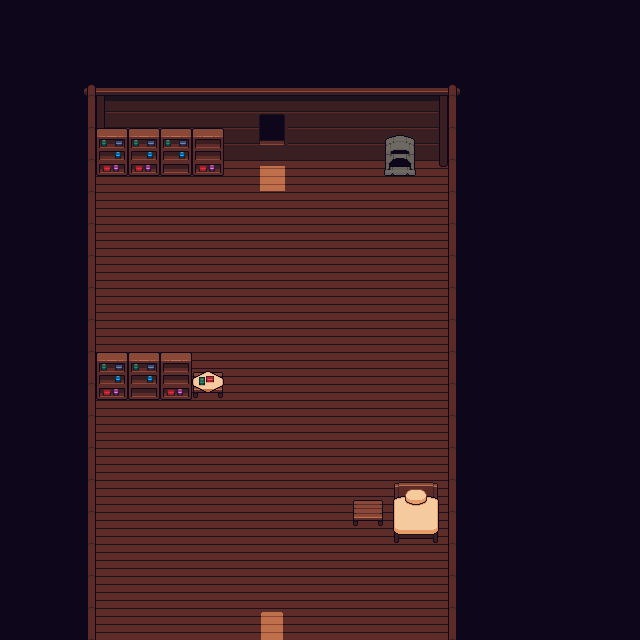

Tiled map render using the project's own tile images. Description and the map definition, with tile-layer contents summarised, below:
An orthogonal 20x20 tile map with 32x32 px tiles, 6 tile layers (background, path, shadows1, shadows2, ...) and 31 objects (11x collision, sign_56, enter_village4, spawn_maison3, sign_64, ...).

<map version="1.9" tiledversion="1.9.2" orientation="orthogonal" renderorder="right-down" width="20" height="20" tilewidth="32" tileheight="32" infinite="0" nextlayerid="9" nextobjectid="36">
 <tileset firstgid="1" source="tiled_ressources/tilesets/aurora.tsx" />
 <layer id="1" name="background" width="20" height="20">
  <data>[400 cells, 400 non-empty, 17 distinct tile ids]</data>
 </layer>
 <layer id="2" name="path" width="20" height="20">
  <data>[400 cells, 3 non-empty, 3 distinct tile ids]</data>
 </layer>
 <layer id="3" name="shadows1" width="20" height="20">
  <data>[400 cells, 0 non-empty, 0 distinct tile ids]</data>
 </layer>
 <layer id="4" name="shadows2" width="20" height="20">
  <data>[400 cells, 8 non-empty, 4 distinct tile ids]</data>
 </layer>
 <layer id="5" name="trunk" width="20" height="20">
  <data>[400 cells, 16 non-empty, 14 distinct tile ids]</data>
 </layer>
 <layer id="6" name="tree" width="20" height="20">
  <data>[400 cells, 0 non-empty, 0 distinct tile ids]</data>
 </layer>
 <objectgroup id="7" name="Object">
  <object id="1" name="collision" x="88.5455" y="640" width="485.455" height="48" />
  <object id="3" name="collision" x="448" y="49.3333" width="53.3333" height="590.667" />
  <object id="4" name="collision" x="48" y="48" width="46.7727" height="592.75" />
  <object id="6" name="collision" x="438.909" y="154.364" width="8.90909" height="12.3636" />
  <object id="7" name="collision" x="63.4545" y="133.636" width="376.727" height="25.8182" />
  <object id="8" name="collision" x="95.125" y="159.25" width="129" height="17.125" />
  <object id="9" name="collision" x="383.75" y="159.25" width="32.375" height="16.75" />
  <object id="10" name="collision" x="95.4545" y="351.818" width="96.5455" height="48.2727" />
  <object id="11" name="collision" x="192" y="370.545" width="32.0909" height="27.4545" />
  <object id="12" name="collision" x="352.909" y="499.818" width="30.5455" height="26.3636" />
  <object id="13" name="collision" x="392.455" y="481.818" width="46.5455" height="61.2727" />
  <object id="14" name="sign_56" x="95.4545" y="361.273" width="132.045" height="42.3636">
   <properties>
    <property name="text_1" value="Vous trouvez de nombreux livres." />
    <property name="text_2" value="Ce bâtiment doit surement faire office de bibliothèque." />
   </properties>
  </object>
  <object id="16" name="enter_village4" x="255.818" y="633.091" width="32.3636" height="6.72727" />
  <object id="17" name="spawn_maison3" x="256.182" y="597.273">
   <point />
  </object>
  <object id="31" name="sign_64" x="95.75" y="415.75" width="32.375" height="32.125">
   <properties>
    <property name="text_1" value="Mais où ai-je mis ce livre..." />
    <property name="text_2" value="Cette personne à l'air occupée." />
   </properties>
  </object>
  <object id="32" name="sign_65" x="383.938" y="543.938" width="32.125" height="32">
   <properties>
    <property name="text_1" value="&quot;Pourquoi est-ce que le maire dort directement dans le hall de la mairie ?&quot;" />
    <property name="text_2" value="Ce lutin marque un point..." />
   </properties>
  </object>
 </objectgroup>
 <objectgroup id="8" name="NPCPath">
  <object id="18" name="lutin_green_path1_1" x="96" y="416" width="16" height="16" />
  <object id="19" name="lutin_purple_path1_1" x="384" y="544" width="16" height="16" />
  <object id="20" name="lutin_blue_path1_1" x="192" y="224" width="16" height="16" />
  <object id="21" name="lutin_blue_path2_1" x="352" y="224" width="16" height="16" />
  <object id="22" name="lutin_blue_path3_1" x="352" y="448" width="16" height="16" />
  <object id="23" name="lutin_blue_path4_1" x="192" y="448" width="16" height="16" />
  <object id="24" name="lutin_blue_path5_1" x="192" y="544" width="16" height="16" />
  <object id="25" name="lutin_blue_path6_1" x="288" y="544" width="16" height="16" />
  <object id="26" name="lutin_blue_path7_1" x="288" y="288" width="16" height="16" />
  <object id="27" name="lutin_blue_path8_1" x="96" y="288" width="16" height="16" />
  <object id="28" name="lutin_blue_path9_1" x="96" y="224" width="16" height="16" />
  <object id="29" name="lutin_red_path1_1" x="256" y="160" width="16" height="16" />
  <object id="30" name="lutin_red_path2_1" x="352" y="160" width="16" height="16" />
  <object id="33" name="dark_mage_path1_1" x="105" y="160" width="16" height="16" />
  <object id="34" name="dark_mage_path2_1" x="220" y="160" width="16" height="16" />
 </objectgroup>
</map>
